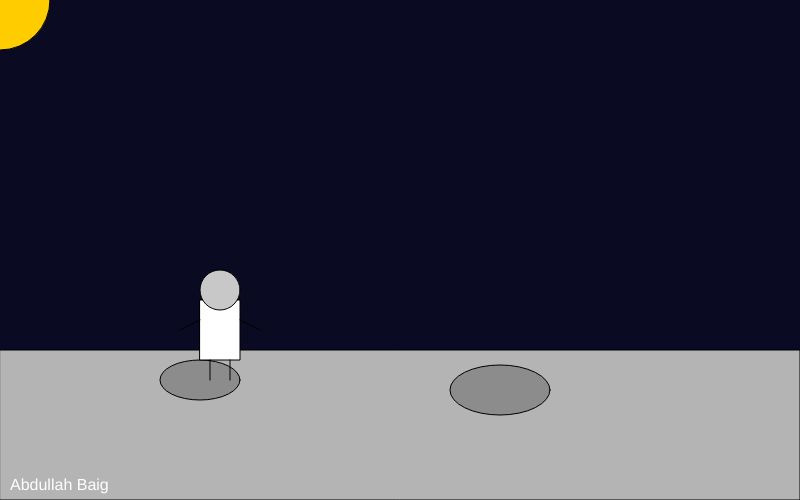
Frame 1 (no input)
Frame 60 (no input): identical to frame 1, image omitted
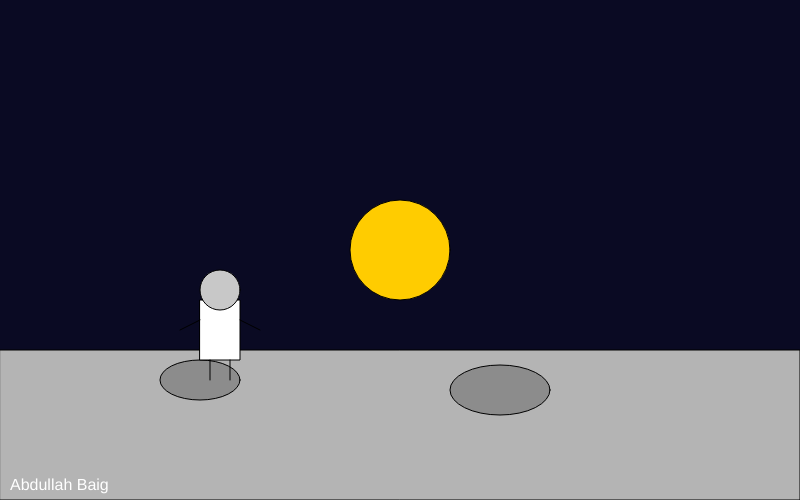
Frame 120 (the mouse pressed at the canvas centre since frame 60)

The p5.js sketch that drew these frames (run headless with seeded random() and noise() and a simulated clock; from frame 60 on, the mouse is pressed at the canvas centre):

// p5.js sketch
// ── sketch.js
// Project: Interactive Scene – Moon Explorer
// Name: Abdullah Baig
// Date: 15 February 2026



// GLOBAL VARIABLES

// Character position
let astronautX = 200;
let astronautY = 300;

// Background state (0,1,2,3)
let currentBack = 0;


// SETUP FUNCTION

function setup() {
  createCanvas(800, 500);
}


// MAIN DRAW LOOP

function draw() {
  drawBackground();
  drawGround();
  drawSun();
  drawAstronaut();
  drawName();
}


// BACKGROUND STATES

function drawBackground() {

  // 4 different background states
  if (currentBack === 0) {
    background(10, 10, 35); // Night blue
  }
  else if (currentBack === 1) {
    background(60, 0, 90); // Purple sky
  }
  else if (currentBack === 2) {
    background(0, 120, 150); // Teal sky
  }
  else if (currentBack === 3) {
    background(150, 80, 0); // Sunset orange
  }
}


// GROUND

function drawGround() {
  fill(180);
  rect(0, 350, width, 150); // Ground surface

  // Craters
  fill(140);
  ellipse(200, 380, 80, 40);
  ellipse(500, 390, 100, 50);
}


// SUN (Mouse Interaction)

function drawSun() {
  fill(255, 204, 0);
  ellipse(mouseX, mouseY, 100, 100);
}


// ASTRONAUT (Protagonist)

function drawAstronaut() {

  // Body
  fill(255);
  rect(astronautX, astronautY, 40, 60);

  // Helmet
  fill(200);
  ellipse(astronautX + 20, astronautY - 10, 40, 40);

  // Legs
  line(astronautX + 10, astronautY + 60,
       astronautX + 10, astronautY + 80);
  line(astronautX + 30, astronautY + 60,
       astronautX + 30, astronautY + 80);

  // Arms
  line(astronautX, astronautY + 20,
       astronautX - 20, astronautY + 30);
  line(astronautX + 40, astronautY + 20,
       astronautX + 60, astronautY + 30);
}


// KEYBOARD CONTROLS

function keyPressed() {

  // Movement
  if (keyCode === LEFT_ARROW) {
    astronautX -= 10;
  }
  if (keyCode === RIGHT_ARROW) {
    astronautX += 10;
  }
  if (keyCode === UP_ARROW) {
    astronautY -= 10;
  }
  if (keyCode === DOWN_ARROW) {
    astronautY += 10;
  }

  // Reset key
  if (key === 'r' || key === 'R') {
    astronautX = 200;
    astronautY = 300;
  }
}


// MIDDLE MOUSE CLICK

function mousePressed() {
  if (mouseButton === CENTER) {
    currentBack++;
    
    if (currentBack > 3) {
      currentBack = 0;
    }
  }
}


// NAME DISPLAY

function drawName() {
  fill(255);
  textSize(16);
  text("Abdullah Baig", 10, height - 10);
}
